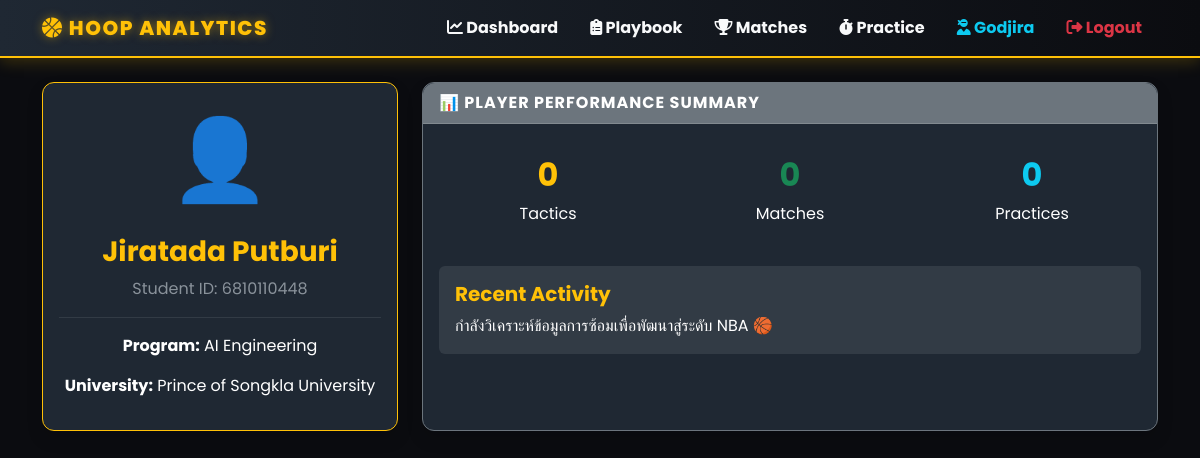
Screenshot of /profile/1 (signed in) with the database file from the repository.
### app.py (models this page shows)
class User(UserMixin, db.Model):
    id = db.Column(db.Integer, primary_key=True)
    username = db.Column(db.String(80), unique=True, nullable=False)
    name = db.Column(db.String(100), nullable=False)
    student_id = db.Column(db.String(20), nullable=False)
    password = db.Column(db.String(120), nullable=False)
    tactics = db.relationship('Tactic', backref='author', lazy=True)
    matches = db.relationship('Match', backref='author', lazy=True)
    practices = db.relationship('Practice', backref='author', lazy=True)

### app.py (the view)
@app.route('/profile/<int:user_id>')
@login_required
def profile(user_id):
    user = User.query.get_or_404(user_id)
    return render_template('profile.html', user=user)

### app.py (called while the page is built)
@login_manager.user_loader
def load_user(user_id):
    return User.query.get(int(user_id))

### templates/profile.html
{% extends "base.html" %}
{% block content %}
<div class="row mt-4">
    <div class="col-md-4">
        <div class="card bg-dark border-warning text-white shadow">
            <div class="card-body text-center">
                <div class="mb-3">
                    <span style="font-size: 5rem;">👤</span>
                </div>
                <h3 class="fw-bold text-warning">{{ user.name }}</h3>
                <p class="text-muted">Student ID: {{ user.student_id }}</p>
                <hr class="border-secondary">
                <p><strong>Program:</strong> AI Engineering</p>
                <p><strong>University:</strong> Prince of Songkla University</p>
            </div>
        </div>
    </div>
    <div class="col-md-8">
        <div class="card bg-dark border-secondary text-white shadow h-100">
            <div class="card-header bg-secondary fw-bold">
                📊 Player Performance Summary
            </div>
            <div class="card-body">
                <div class="row text-center mt-3">
                    <div class="col-4">
                        <h2 class="text-warning fw-bold">{{ user.tactics|length }}</h2>
                        <p>Tactics</p>
                    </div>
                    <div class="col-4">
                        <h2 class="text-success fw-bold">{{ user.matches|length }}</h2>
                        <p>Matches</p>
                    </div>
                    <div class="col-4">
                        <h2 class="text-info fw-bold">{{ user.practices|length }}</h2>
                        <p>Practices</p>
                    </div>
                </div>
                <div class="mt-4 p-3 bg-secondary bg-opacity-25 rounded">
                    <h5 class="text-warning fw-bold">Recent Activity</h5>
                    <p class="mb-0">กำลังวิเคราะห์ข้อมูลการซ้อมเพื่อพัฒนาสู่ระดับ NBA 🏀</p>
                </div>
            </div>
        </div>
    </div>
</div>
{% endblock %}

### templates/base.html (shortened to what this page needs)
<!DOCTYPE html>
<html lang="en" data-bs-theme="dark">
<head>
    <link href="https://cdn.jsdelivr.net/npm/bootstrap@5.3.0/dist/css/bootstrap.min.css" rel="stylesheet">
    <link rel="stylesheet" href="https://cdnjs.cloudflare.com/ajax/libs/font-awesome/6.4.0/css/all.min.css">
    <link rel="stylesheet" href="{{ url_for('static', filename='style.css') }}">
</head>
<body>
    <nav class="navbar navbar-expand-lg navbar-dark mb-4">
        <div class="container">
            <a class="navbar-brand text-warning" href="{{ url_for('home') }}"><i class="fa-solid fa-basketball"></i> Hoop Analytics</a>
            <div class="collapse navbar-collapse" id="navbarNav">
                <div class="navbar-nav ms-auto fw-bold">
                    {% if current_user.is_authenticated %}
                        <a class="nav-link text-light px-3" href="{{ url_for('home') }}"><i class="fa-solid fa-chart-line"></i> Dashboard</a>
                        <a class="nav-link text-light px-3" href="{{ url_for('playbook') }}"><i class="fa-solid fa-clipboard-list"></i> Playbook</a>
                        <a class="nav-link text-light px-3" href="{{ url_for('match_history') }}"><i class="fa-solid fa-trophy"></i> Matches</a>
                        <a class="nav-link text-light px-3" href="{{ url_for('practice_log') }}"><i class="fa-solid fa-stopwatch"></i> Practice</a>
                        <a class="nav-link text-info px-3" href="{{ url_for('profile', user_id=current_user.id) }}"><i class="fa-solid fa-user-ninja"></i> {{ current_user.username }}</a>
                        <a class="nav-link text-danger px-3" href="{{ url_for('logout') }}"><i class="fa-solid fa-right-from-bracket"></i> Logout</a>
                    {% else %}
                        <a class="nav-link px-3" href="{{ url_for('login') }}">Login</a>
                        <a class="nav-link btn btn-outline-warning btn-sm ms-2" href="{{ url_for('register') }}">Register</a>
                    {% endif %}
                </div>
            </div>
        </div>
    </nav>
    <div class="container">
        {% block content %}{% endblock %}
    </div>
</body>
</html>

### static/style.css (style rules this page uses)
body { background-color: #0b0c10; color: #c5c6c7; font-family: 'Poppins', sans-serif; }
.navbar { background: linear-gradient(90deg, #1f2833 0%, #0b0c10 100%) !important; border-bottom: 2px solid #ffc107 !important; box-shadow: 0 4px 15px rgba(255, 193, 7, 0.2); }
.navbar-brand { font-weight: 800; text-transform: uppercase; letter-spacing: 1.5px; text-shadow: 0 0 10px rgba(255, 193, 7, 0.5); }
.card { background-color: #1f2833 !important; border: 1px solid #45a29e; border-radius: 12px; transition: all 0.3s ease-in-out; backdrop-filter: blur(10px); }
.card-header { border-top-left-radius: 12px !important; border-top-right-radius: 12px !important; text-transform: uppercase; letter-spacing: 1px; }

### rows the page displays
User: username "Godjira", name "Jiratada Putburi", student_id "6810110448"

### other values shown
{{ user.tactics|length }} "0"
{{ user.matches|length }} "0"
{{ user.practices|length }} "0"
